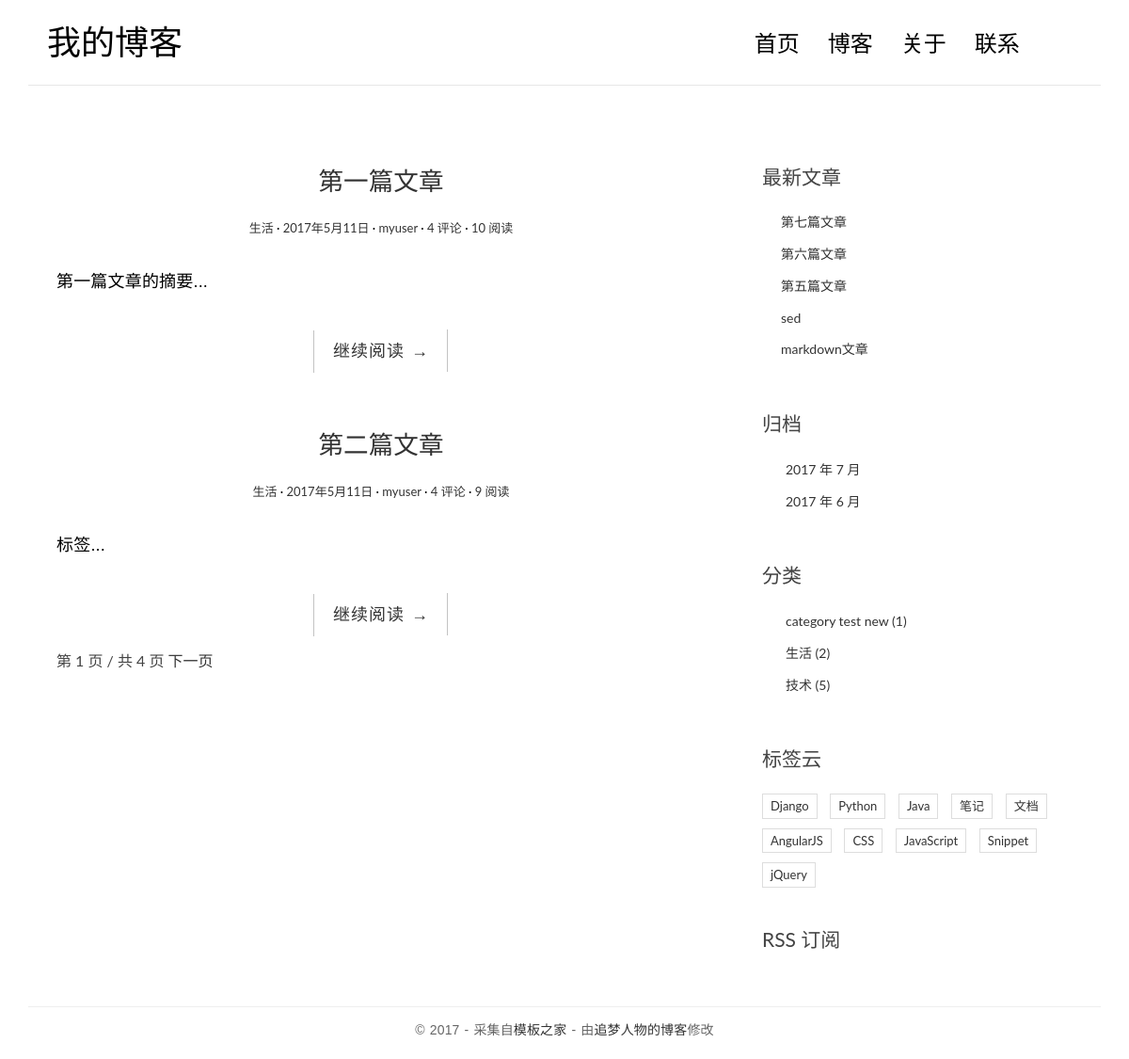
The page / on the database its author committed.
### blog/models.py (models this page shows, shortened)
@python_2_unicode_compatible
class Post(models.Model):
	title = models.CharField(max_length=70)
	body = models.TextField()
	created_time = models.DateTimeField()
	modified_time = models.DateTimeField()
	excerpt = models.CharField(max_length=200, blank=True)
	category = models.ForeignKey(Category)
	tags = models.ManyToManyField(Tag, blank=True)
	author = models.ForeignKey(User)
	views = models.PositiveIntegerField(default=0)
	import markdown
	from django.utils.html import strip_tags
	def get_absolute_url(self):
		return reverse('blog:detail', kwargs={'pk': self.pk})
	'''
	指定排序属性
	class Meta:
		ordering = ['-created_time']
	'''

@python_2_unicode_compatible
class Category(models.Model):
	name = models.CharField(max_length=100)
	def __str__(self):
		return self.name

### blog/views.py (the view)
# urls.py: url(r'^$',views.IndexView.as_view(), name='index'),
class IndexView(ListView):
	model = Post
	template_name = 'blog/index.html'
	context_object_name = 'post_list'
	paginate_by = 2  #设置分页功能，每页显示两篇文章

### blog/templatetags/blog_tags.py (called while the page is built)
@register.simple_tag
def get_recent_posts(num=5):
	return Post.objects.all().order_by('-created_time')[:num]

@register.simple_tag
def archives():
	return Post.objects.dates('created_time', 'month', order='DESC')

@register.simple_tag
def get_categories():
	return Category.objects.annotate(num_posts=Count('post')).filter(num_posts__gt=0)

### templates/blog/index.html (shortened to what this page needs)
{% extends 'base.html' %}
{% load staticfiles %}
{% load blog_tags %}
			{% block main %}
				{% for post in post_list %}
                <article class="post post-1">
                    <header class="entry-header">
                        <h1 class="entry-title">
                            <a href="{{ post.get_absolute_url }}">{{ post.title }}</a>
                        </h1>
                        <div class="entry-meta">
                            <span class="post-category"><a href="#">{{ post.category }}</a></span>
                            <span class="post-date"><a href="#"><time class="entry-date"
                                                                      datetime="2012-11-09T23:15:57+00:00">2017年5月11日</time></a></span>
                            <span class="post-author"><a href="#">{{ post.author }}</a></span>
                            <span class="comments-link"><a href="#">4 评论</a></span>
                            <span class="views-count"><a href="{{ post.get_absolute_url }}">{{ post.views }} 阅读</a></span>
                        </div>
                    </header>
                    <div class="entry-content clearfix">
                        <p>{{ post.excerpt }}...</p>
                        <div class="read-more cl-effect-14">
                            <a href="{{ post.get_absolute_url }}" class="more-link">继续阅读 <span class="meta-nav">→</span></a>
                        </div>
                    </div>
                </article>
				{% empty %}
					<div class="no-post">数据库中没有文章</div>
				{% endfor %}
				{% if is_paginated %}
				<div class="pagination-simple">
				<span class="current">第 {{ page_obj.number }} 页 / 共 {{ paginator.num_pages }} 页</span>
				{% if page_obj.has_next %}
					<a href="?page={{ page_obj.next_page_number }}">下一页</a>
				{% endif %}
				</div>
				{% endif %}
			{% endblock main %}

### templates/base.html (shortened to what this page needs)
{% load staticfiles %}
{% load blog_tags %}
<!DOCTYPE html>
<html>
<head>
    <link rel="stylesheet" href="{% static 'blog/css/bootstrap.min.css' %}">
    <link rel="stylesheet" href="http://code.ionicframework.com/ionicons/2.0.1/css/ionicons.min.css">
    <link rel="stylesheet" href="{% static 'blog/css/pace.css' %}">
    <link rel="stylesheet" href="{% static 'blog/css/custom.css' %}">
	<link rel="stylesheet" href="{% static 'blog/css/highlights/github.css' %}">
</head>
<body>
<div class="container">
    <header id="site-header">
        <div class="row">
            <div class="col-md-4 col-sm-5 col-xs-8">
                <div class="logo">
					<h1><a href="{% url 'blog:index' %}">我的博客</a></h1>
                </div>
            </div>
            <div class="col-md-8 col-sm-7 col-xs-4">
                <nav class="main-nav" role="navigation">
                    <div class="collapse navbar-collapse" id="bs-example-navbar-collapse-1">
                        <ul class="nav navbar-nav navbar-right">
                            <li class="cl-effect-11"><a href="http://47.93.204.179:8000" data-hover="首页">首页</a></li>
                            <li class="cl-effect-11"><a href="full-width.html" data-hover="博客">博客</a></li>
                            <li class="cl-effect-11"><a href="about.html" data-hover="关于">关于</a></li>
                            <li class="cl-effect-11"><a href="contact.html" data-hover="联系">联系</a></li>
                        </ul>
                    </div>
                </nav>
            </div>
        </div>
    </header>
</div>
<div class="content-body">
    <div class="container">
        <div class="row">
            <main class="col-md-8">
				{% block main %}
				{% endblock main %}
            </main>
			<aside class="col-md-4">
			{% block toc %}
                <div class="widget widget-recent-posts">
                    <h3 class="widget-title">最新文章</h3>
					{% get_recent_posts as recent_post_list %}
                    <ul>
						{% for post in recent_post_list %}
                        <li>
                            <a href="{{ post.get_absolute_url }}">{{ post.title }}</a>
                        </li>
						{% empty %}
						暂无文章！
						{% endfor %}
                    </ul>
                </div>
                <div class="widget widget-archives">
                    <h3 class="widget-title">归档</h3>
					{% archives as date_list %}
                    <ul>
						{% for date in date_list %}
                        <li>
                            <a href="{% url 'blog:archives' date.year date.month %}">
							  {{ date.year }} 年 {{ date.month }} 月</a>
                        </li>
						{% empty %}
						暂无归档!
						{% endfor %}
                    </ul>
                </div>
                <div class="widget widget-category">
                    <h3 class="widget-title">分类</h3>
					{% get_categories as category_list %}
                    <ul>
						{% for category in category_list %}
                        <li>
                            <a href="{% url 'blog:category' category.pk %}">{{ category.name }}
								<span class="post-count">({{ category.num_posts }})</span></a>
                        </li>
						{% empty %}
						暂无分类！
						{% endfor %}
                    </ul>
                </div>
                <div class="widget widget-tag-cloud">
                    <h3 class="widget-title">标签云</h3>
                    <ul>
                        <li>
                            <a href="#">Django</a>
                        </li>
                        <li>
                            <a href="#">Python</a>
                        </li>
                        <li>
                            <a href="#">Java</a>
                        </li>
                        <li>
                            <a href="#">笔记</a>
                        </li>
                        <li>
                            <a href="#">文档</a>
                        </li>
                        <li>
                            <a href="#">AngularJS</a>
                        </li>
                        <li>
                            <a href="#">CSS</a>
                        </li>
                        <li>
                            <a href="#">JavaScript</a>
                        </li>
                        <li>
                            <a href="#">Snippet</a>
                        </li>
                        <li>
                            <a href="#">jQuery</a>
                        </li>
                    </ul>
                </div>
                <div class="rss">
                    <a href=""> RSS 订阅</a>
                </div>
			{% endblock toc %}
            </aside>
        </div>
    </div>
</div>
<footer id="site-footer">
    <div class="container">
        <div class="row">
            <div class="col-md-12">
                <p class="copyright">&copy 2017 - 采集自<a href="http://www.cssmoban.com/"
                                                        target="_blank" title="模板之家">模板之家</a>
                    - 由<a href="http://zmrenwu.com/" title="网页模板" target="_blank">追梦人物的博客</a>修改
                </p>
            </div>
        </div>
    </div>
</footer>
</body>
</html>

### blog/static/blog/css/custom.css (style rules this page uses)
* { outline: none; }
h1, h2, h3, h4, h5, h6 { margin-top: 0; }
a { color: #333; }
body { color: #444; font-family: 'Lato', sans-serif; }
p { font-family: 'Ubuntu', sans-serif; font-weight: 400; word-spacing: 1px; letter-spacing: 0.01em; }
#site-header { background-color: #FFF; padding: 25px 20px; margin-bottom: 40px; border-bottom: 1px solid #e7e7e7; }
.logo h1 a { color: #000; }
.logo h1 { margin: 0; font-family: 'Lato', sans-serif; font-weight: 300; }
.main-nav { margin-top: 11px; max-width: 95%; }
.main-nav a { color: #000000 !important; padding: 0 0 5px 0 !important; margin-right: 30px; font-family: 'Lato', sans-serif; font-weight: 300; font-size: 24px; }
.cl-effect-11 a { padding: 10px 0; color: #0972b4; text-shadow: none; }
.cl-effect-11 a::before { position: absolute; top: 0; left: 0; overflow: hidden; padding: 0 0 5px 0 !important; max-width: 0; border-bottom: 1px solid #000; color: #000; content: attr(data-hover); white-space: nowrap; -webkit-transition: max-width 0.5s; -moz-transition: max-width 0.5s; transition: max-width 0.5s; }
.content-body { padding-bottom: 4em; }
.post { background: #fff; padding: 30px 30px 0; }
.entry-title { text-align: center; font-size: 1.9em; margin-bottom: 20px; line-height: 1.6; padding: 10px 20px 0; }
.entry-meta { text-align: center; color: #DDDDDD; font-size: 13px; margin-bottom: 30px; }
.entry-content { font-size: 18px; line-height: 1.9; font-weight: 300; color: #000; }
.post-category::after, .post-date::after, .post-author::after, .comments-link::after { content: ' ·'; color: #000; }
.read-more { font-family: 'Ubuntu', sans-serif; font-weight: 400; word-spacing: 1px; letter-spacing: 0.01em; text-align: center; margin-top: 20px; }
.cl-effect-14 a { padding: 0 20px; height: 45px; line-height: 45px; position: relative; display: inline-block; margin: 15px 25px; letter-spacing: 1px; font-weight: 400; text-shadow: 0 0 1px rgba(255, 255, 255, 0.3); }
.cl-effect-14 a::before, .cl-effect-14 a::after { position: absolute; width: 45px; height: 1px; background: #C3C3C3; content: ''; -webkit-transition: all 0.3s; -moz-transition: all 0.3s; transition: all 0.3s; pointer-events: none; }
.cl-effect-14 a::before { top: 0; left: 0; -webkit-transform: rotate(90deg); -moz-transform: rotate(90deg); transform: rotate(90deg); -webkit-transform-origin: 0 0; -moz-transform-origin: 0 0; transform-origin: 0 0; }
.cl-effect-14 a::after { right: 0; bottom: 0; -webkit-transform: rotate(90deg); -moz-transform: rotate(90deg); transform: rotate(90deg); -webkit-transform-origin: 100% 0; -moz-transform-origin: 100% 0; transform-origin: 100% 0; }
.widget { background: #fff; padding: 30px 0 0; }
.widget-title { font-size: 1.5em; margin-bottom: 20px; line-height: 1.6; padding: 10px 0 0; font-weight: 400; }
.widget-recent-posts ul { padding: 0; margin: 0; padding-left: 20px; }
.widget-recent-posts ul li { list-style-type: none; position: relative; line-height: 170%; margin-bottom: 10px; }
.widget-recent-posts ul li::before { content: '\f3d3'; font-family: "Ionicons"; position: absolute; left: -17px; top: 3px; font-size: 16px; color: #000; }
.widget-archives ul { padding: 0; margin: 0; padding-left: 25px; }
.widget-archives ul li { list-style-type: none; position: relative; line-height: 170%; margin-bottom: 10px; }
.widget-archives ul li::before { content: '\f3f3'; font-family: "Ionicons"; position: absolute; left: -25px; top: 1px; font-size: 16px; color: #000; }
.widget-category ul { padding: 0; margin: 0; padding-left: 25px; }
.widget-category ul li { list-style-type: none; position: relative; line-height: 170%; margin-bottom: 10px; }
.widget-category ul li::before { content: '\f3fe'; font-family: "Ionicons"; position: absolute; left: -25px; top: 1px; font-size: 18px; color: #000; }
.widget-tag-cloud ul { padding: 0; margin: 0; margin-right: -10px; }
.widget-tag-cloud ul li { list-style-type: none; font-size: 13px; display: inline-block; margin-right: 10px; margin-bottom: 10px; padding: 3px 8px; border: 1px solid #ddd; }
.rss { font-size: 21px; margin-top: 30px; }
.rss a { color: #444; }
#site-footer { padding-top: 10px; padding: 0 0 1.5em 0; }
.copyright { text-align: center; padding-top: 1em; margin: 0; border-top: 1px solid #eee; color: #666; }
.pagination-simple { padding-left: 30px; font-size: 16px; }

### rows shown on the page
Post: title "第一篇文章", category "生活", author "myuser", views "10", excerpt "第一篇文章的摘要"
Post: title "第二篇文章", category "生活", author "myuser", views "9", excerpt "标签"
Post: title "第七篇文章"
Post: title "第六篇文章"
Post: title "第五篇文章"
Post: title "sed"
Post: title "markdown文章"
Category: name "category test new", num_posts "1"
Category: name "生活", num_posts "2"
Category: name "技术", num_posts "5"

### other values the page prints
{{ page_obj.number }} "1"
{{ paginator.num_pages }} "4"
{{ date.year }} "2017" "2017"
{{ date.month }} "7" "6"
